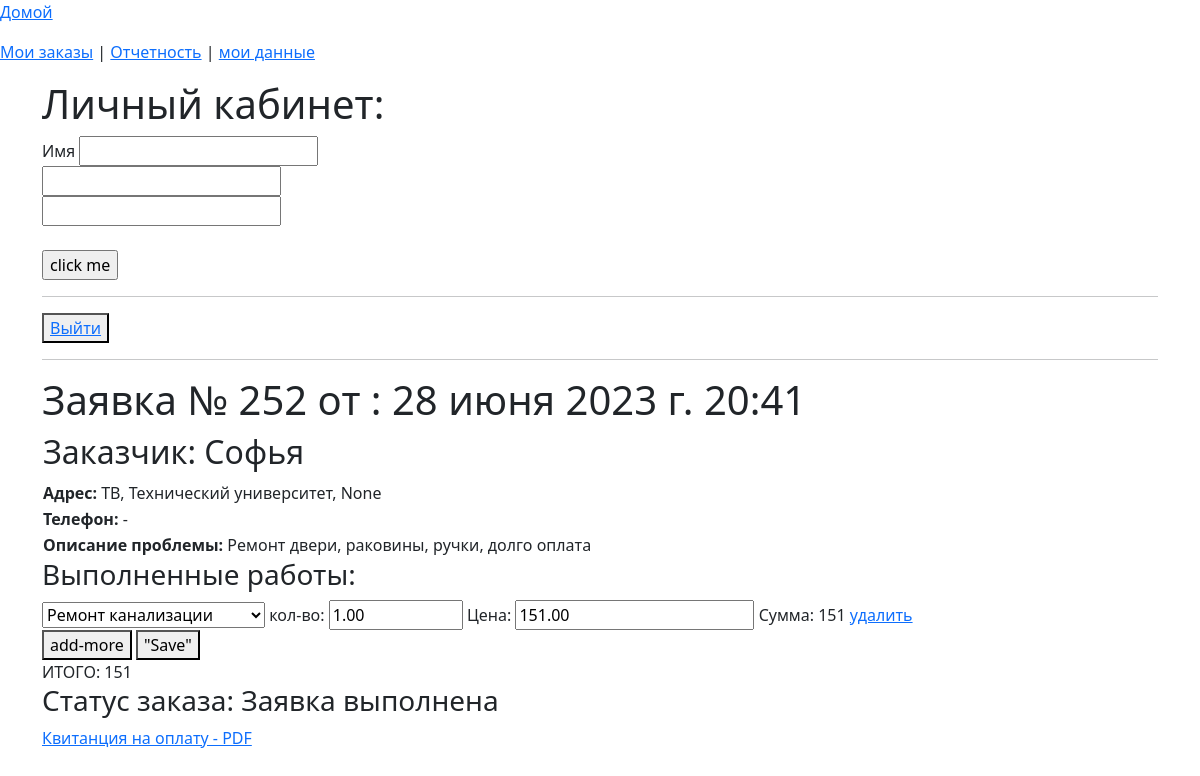
Page /invoice/252 on the committed database.
### app_site/models.py (models this page shows, shortened)
class OrderList(models.Model):
    time_in = models.DateTimeField(auto_now_add=True, verbose_name='Дата заказа')
    time_out = models.DateTimeField(null=True, blank=True, verbose_name='Дата выполнения')
    repairer_id = models.ForeignKey(User, on_delete=models.SET_NULL, null=True, blank=True,
                                    verbose_name='Мастер', default='', )
    price = models.DecimalField(decimal_places=2, max_digits=7, null=True, blank=True, verbose_name='Стоимость работ')
    text_order = models.CharField(max_length=1500, verbose_name='Описание проблемы', blank=True, null=True)
    customer_name = models.CharField(max_length=50, verbose_name='Ваше имя')
    customer_phone = models.CharField(max_length=16, verbose_name='Номер телефона')
    customer_code = models.CharField(max_length=16, verbose_name='Код организации', blank=True, null=True)
    address_city = models.CharField(max_length=2, choices=CITY_CHOICES, default='TB', null=True, blank=True,
                                    verbose_name='Город')
    order_status = models.CharField(max_length=3, choices=ORDER_STATUS, default='BEG', null=True, blank=True,
                                    verbose_name='Статус заказа')
    address_street_app = models.CharField(max_length=150, verbose_name='Улица', null=True, blank=True)
    address_num = models.CharField(max_length=10, verbose_name='Номер дома', null=True, blank=True)
    services = models.ManyToManyField('Service', through='Invoice')

### app_site/views.py (the view, shortened to what this page needs)
# urls.py: path('invoice/<int:order_pk>', InvoiceCreate.as_view(), name='invoice'),
class InvoiceCreate(FormView):
    template_name = 'invoice.html'
    context_object_name = 'invoice'
    def get_form(self, form_class=None):
        InvoiceFormSet = modelformset_factory(Invoice, form=InvoiceForm, extra=0)
        formset = InvoiceFormSet(queryset=Invoice.objects
                                 .filter(order_id=self.kwargs.get('order_pk'))
                                 .select_related('service_id')
                                 .defer('service_id__type')
                                 )
        return formset
    def get_context_data(self, **kwargs):
        context = super().get_context_data()
        context['info'] = get_info1(self.kwargs.get('order_pk'))
        return context

### app_site/models.py (called while the page is built)
    def __str__(self):
        return f"{self.name}"

### app_site/templatetags/custom_filters.py (called while the page is built)
@register.filter()
def choice_tag(value, A):
    try:
        if A == 'city':
            a = dict(CITY_CHOICES)
        elif A == 'status_order':
            a = dict(ORDER_STATUS)
        elif A == 'month':
            a = dict(MONTH)
        return f'{a[value]}'
    except KeyError:
        return f''

### app_site/views.py (called while the page is built)
def get_info1(spk: int):
    return OrderList.objects.get(pk=spk)

### templates/invoice.html (shortened to what this page needs)
{% extends 'flatpages/default_user.html' %}
{% load custom_filters %}
{% load custom_tags %}
{% block body %}
<hr>
<button> <a href="/app/logout/">Выйти</a> </button>
<hr>
    <h1>Заявка № {{ info.id }} от : {{ info.time_in }}</h1>
    <table width="700"><tr>
        <td><h2>Заказчик: {{ info.customer_name }}</h2></td>
    </tr>
        <tr>
        <td><b>Адрес: </b>{{ info.address_city }}, {{ info.address_street_app }}, {{ info.address_num }}</td>
    </tr>
    <tr>
         <td><b>Телефон:</b> {{ info.customer_phone }}</td>
    </tr>
    <tr>
         <td><b>Описание проблемы:</b> {{ info.text_order }}</td>
    </tr>
    </table>
<h3>Выполненные работы: </h3>
<form action="" method="post" >
    <div id="ingredient-form-list">
        {% for g in form %}
        <div class="ingredient-form">
            {{ g.as_table }}
            <span class="wer">
            </span>
            <a href="delete/{{ g.id.value }}/{{ info.id }}">удалить</a>
            <br>
        </div>
    {% endfor %}
    </div>
    <button id="add-more" type="button">add-more</button>
    <button type="submit"> "Save" </button>
</form>
<h3>Статус заказа: {{ info.order_status  | choice_tag:'status_order'}}</h3>
{% if info.order_status == 'END' %}
    <a href="pdf/{{ info.id }}">Квитанция на оплату - PDF</a>
{% else %}
    <a href="">Заказ выполненен - указать статус заказа</a>
{% endif %}
{% endblock body %}

### rows in the picture
OrderList: id "252", time_in "28 июня 2023 г. 20:41", customer_name "Софья", address_city "TB", address_street_app "Технический университет", address_num "None", customer_phone "-", text_order "Ремонт двери, раковины, ручки, долго оплата", order_status|choice_tag "Заявка выполнена"
